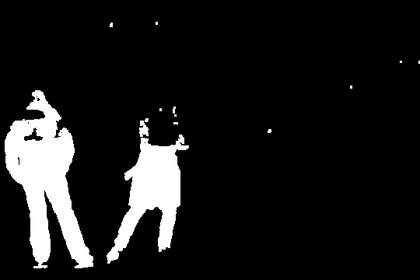
%> input picture Pretreatment/897.png, 420 x 280 px, shrunk from 540 x 360 before the run
$ octave --eval "result = normal(imread('897.png'));"   (GNU Octave 9; MATLAB toolbox functions it lacks are replaced by stand-ins)
%> lines starting %> are read from the running program, lines starting %| are printed output that depends on the picture; in (x1, y1, x2, y2) boxes, pixels count from 0 and x2, y2 are one past the last pixel; in counts of white or black regions, pixels touching at a corner belong together; the program's own positions count from 1
### Pretreatment/reduce.m
function I= reduce(F,le,wi)
% 基于局部均值的图像缩小方法
% 调用方法
% A = imread('E:/Thesis/ViBe_Matlab/background/70.png')
% B=reduce(A,64,64)
%figure(1),imshow(F);title('缩小前的图片');
[m,n]=size(F);
a = double(m/le);
b = double(n/wi);
g=double(F);
t1=1;
for i=1:le
    i1=ceil(a*i);
    t2=1;
    for j=1:wi
       j1=ceil(b*j);
       if j1 > n
           j1 = j1-1;
       end
        Y = double(g(t1:i1,t2:j1));
        I(i,j)=ceil(sum(sum(Y))/((i1-t1+1)*(j1-t2+1)));
       t2=j1+1;
    end
    t1=i1+1;
end
   I= uint8(I);
% figure(2),imshow(I);title('缩小后的图片');

### Pretreatment/normal.m
function output =  normal(F)
% bw_img=imread('E:/Thesis/ViBe_Matlab/background/70.png');
% bw_img=imread('./897.png');
% figure(1),imshow(F);
img_reg = regionprops(F,  'area', 'boundingbox');
%> img_reg = 255 regions; largest, box (x1, y1, x2, y2) and Area: (5, 22, 420, 268) 9779, (6, 25, 185, 266) 340, (4, 19, 405, 271) 326, (2, 20, 420, 271) 283, (5, 92, 184, 267) 210
areas = [img_reg.Area];
%> areas = 255 values, max 9779 at index 255, min 0 at index 61, mean 55.61
rects = cat(1,  img_reg.BoundingBox);
%> rects = 255 rows, first 8: [4.5 19.5 401 252; 2.5 19.5 417 252; 3.5 19.5 395 251; 2.5 20.5 418 251; 4.5 20.5 413 250; 3.5 62.5 414 208; 3.5 23.5 414 245; 7.5 63.5 395 203]

[~, max_id] = max(areas);
%> max_id = 255
max_rect = rects(max_id, :);
%> max_rect = [5.5 22.5 415 246]
F1 = imcrop(F,max_rect);
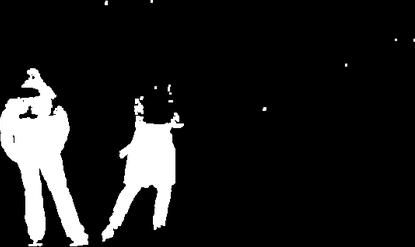
%> F1: size 247x415 uint8; min 0, max 255, mean 29.7
% show the largest connected region
% figure(2),imshow(F1);
%rectangle('position', max_rect, 'EdgeColor', 'r');
%尺寸归一化
[p,q] = size(F1);
%> p = 247; q = 415
if p >= 64 && q>=64
    res1 = reduce(F1,64,round(64*q/p));
%> after the loop in reduce, `for i=1:le`:
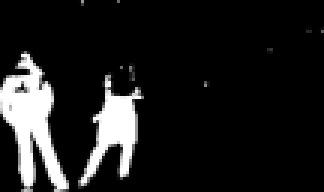
%> I: size 64x108 double (shown 3 times larger); min 0, max 255, mean 29.6
    [~,n] = size(res1);
%> n = 108
    if n <64
        n1 = fix((64 - n)/2);
        L = zeros(64,n1);
        output = [L,res1,L];
    else
        % 理论上人走路时高度大于宽度，不会出现这种情况。
        output = reduce(res1,64,64);
%> call 2 of reduce, with le = 64, wi = 64
%> after the loop in reduce (call 2), `for i=1:le`:
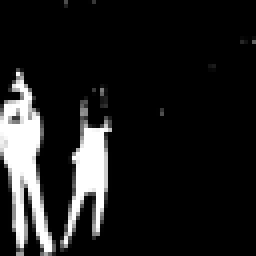
%> I: size 64x64 double (shown 4 times larger); min 0, max 255, mean 29.6
    end
elseif p >=64 && q<64
    sprintf('hahahaaha')
    res1 = reduce(F1,64,round(64*q/p));
    [~,n] = size(res1);
    n1 = fix((64 - n)/2);
    L = zeros(64,n1);
    output = [L,res1,L];
elseif p <64 && q<=64
    sprintf('haha')
    res1 = extend(F1,64,round(64*q/p));
    [~,n] = size(res1);
    if n <64
        n1 = fix((64 - n)/2);
        L = zeros(64,n1);
        output = [L,res1,L];
    else
        % 理论上人走路时高度大于宽度，不会出现这种情况。
        output = reduce(res1,64,64);
    end
elseif p <64 && q>64
    % 理论上人走路时高度大于宽度，不会出现这种情况。
    sprintf('haha')
    res1 = extend(F1,64,round(64*q/p));
    output = reduce(res1,64,64);
end
% figure(3),imshow(output);title('放缩后的图片');
[m,n] = size(output);
%> m = 64; n = 64
if n == 63
    output = [output,zeros(m,1)];
end
[m,n] = size(output);
% figure(3),imshow(output);title('放缩后的图片');
sprintf(strcat('m: ',int2str(m),'  n: ',int2str(n)))
%> ans = 'm:64  n:64'
%缩放为64*64
